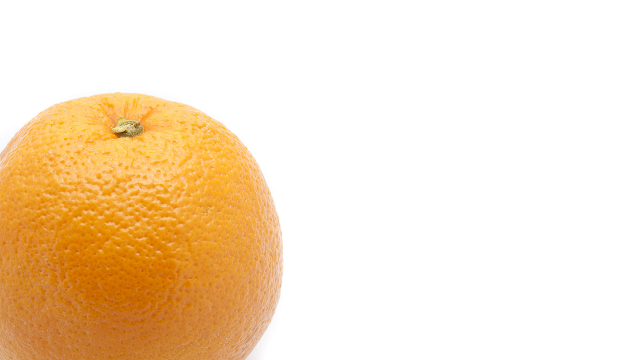
#> input picture 4th Year/Image-Processing/Images/orange.png, 640 x 360 px, found by its file name
$ jupyter execute 'Task 5.ipynb'
#> lines starting #> are read from the running program, lines starting #| are printed output that depends on the picture
## Image Maths
- Scale image to 50%
- add two images (composite image)
- add two images (composite image) using addWeighted

[cell 1]
import cv2

orange = cv2.imread("../Images/orange.png")
#> orange is the input picture: shape (360, 640, 3); mean B, G, R 199.2, 226, 246.9
water = cv2.imread("../Images/water.jpg")
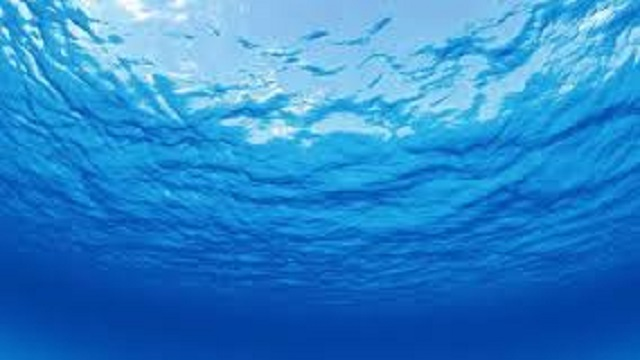
#> input picture 4th Year/Image-Processing/Images/water.jpg, 640 x 360 px, found by its file name
#> water is the input picture: shape (360, 640, 3); mean B, G, R 204.6, 134.2, 43.1

[cell 2]
# Scale Image to 50%
height, width = orange.shape[:2]
#> height = 360; width = 640
resized_orange = cv2.resize(orange, dsize=(int(0.5 * width), int(0.5 * height)))

height, width = water.shape[:2]
resized_water = cv2.resize(water, dsize=(int(0.5 * width), int(0.5 * height)))

[cell 3]
# Add two images
new = cv2.add(resized_orange, resized_water)
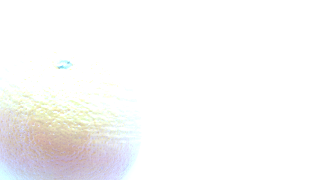
#> new: shape (180, 320, 3); mean B, G, R 247.9, 248.2, 248.8

[cell 4]
cv2.imshow("window title", new)
key = cv2.waitKey(0)
#> (key Esc is pressed here)
cv2.destroyAllWindows()

[cell 5]
# addWeighted to merge two images together
new = cv2.addWeighted(resized_orange,0.6,resized_water,0.4,0)
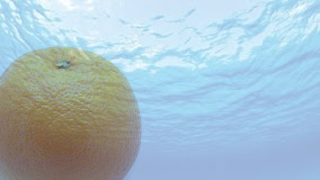
#> new: shape (180, 320, 3); mean B, G, R 201.5, 189.4, 165.4

height, width = new.shape[:2]
#> height = 180; width = 320
resized_new = cv2.resize(new, dsize=(int(2 * width), int(2 * height)))

[cell 6]
cv2.imshow("window title", resized_new)
key = cv2.waitKey(0)
#> (key Esc is pressed here)
